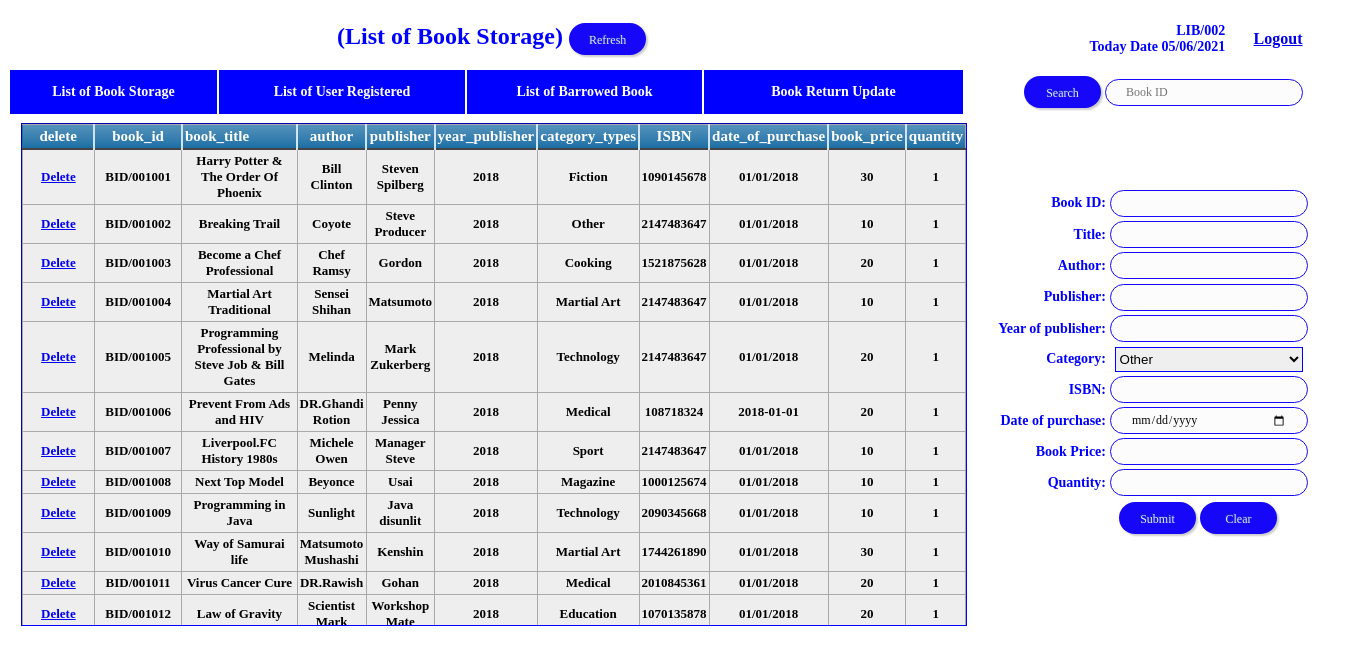
The app's page /root/admin_book_storage.php (signed in) with its own data.
### tables this page shows
CREATE TABLE IF NOT EXISTS `book_detail` (
  `book_id` varchar(30) NOT NULL,
  `title` varchar(100) NOT NULL,
  `author` varchar(100) NOT NULL,
  `publisher` varchar(60) NOT NULL,
  `year_publisher` int(8) NOT NULL,
  `category` varchar(60) NOT NULL,
  `ISBN` int(30) NOT NULL,
  `date_of_purchase` text NOT NULL,
  `book_price` int(8) NOT NULL,
  `quantity` int(200) NOT NULL
);

### root/admin_book_storage.php (the view, shortened to what this page needs)
<!DOCTYPE html PUBLIC "-//W3C//DTD XHTML 1.0 Transitional//EN" "http://www.w3.org/TR/xhtml1/DTD/xhtml1-transitional.dtd">
<html xmlns="http://www.w3.org/1999/xhtml">
<head>
</head>
<body>
<table width="1345" height="633" border="0">
  <tr>
  <form id="form8" name="form8" method="post" action="<?php echo $_SERVER['PHP_SELF']; ?>">
    <th height="56" colspan="5" align="center" class="title" scope="col">(List of Book Storage)
    <input name="btnrefresh" type="submit" class="btn-enjoy-css1" id="btnrefresh" value="Refresh" />
   </th>
    <th colspan="2" align="center" scope="col"><table width="285" height="37" border="0">
        <tr>
          <th align="right" class="label" scope="col">
	   <?php
	  $c = mysqli_connect("localhost","root","","library_management_system");
	  $s = "SELECT librarian_name FROM admin WHERE librarian_name  = '$_SESSION[u]'";
	  $result = mysqli_query($c,$s);
	  if ($result->num_rows > 0) {
      while($row = $result->fetch_assoc()) {
      echo "".$row["librarian_name"] ."";
	   }
      } else {
      echo  "Your ID Deleted";
      }
	?>
	<br><?php echo "Today Date ".date("m/d/Y")."" ?></th>
          <th align="right" scope="col"><a href="admin_logout.php">Logout</a></th>
        </tr>
    </table></th>
  </tr>
  <tr>
    <th width="205" height="42" class="menubox" scope="col"><a href="admin_book_storage.php" class="menubox">List of Book Storage</a></th>
    <th width="244" class="menubox" scope="col"><a href="admin_user_registration.php" class="menubox">List of User Registered</a></th>
    <th width="233" class="menubox" scope="col"><a href="admin_barrowed_book.php" class="menubox">List of Barrowed Book</a></th>
    <th width="257" class="menubox" scope="col"><a href="admin_book_return_update.php" class="menubox">Book Return Update</a></th>
    <th width="6" scope="col">&nbsp;</th>
    <th width="125" height="42" align="right" scope="col">
      <form id="form4" name="form4" method="post" action="<?php echo $_SERVER['PHP_SELF']; ?>">
      <input name="btnsearchbookid" type="submit" class="btn-enjoy-css1" id="btnsearchbookid" value="Search" />
      </th>
      <th width="245" align="left" scope="col">
      <input name="txtsearchid" type="text" class="enjoy-css" id="txtsearchid" place placeholder="Book ID"/>
      </form></th>
  </tr>
  <tr>
    <th height="525" colspan="5" scope="col"><form id="form1" name="form1" method="post" action="<?php echo $_SERVER['PHP_SELF']; ?>">
      <div class="scroolbookstorage" id="txtbookstorage">
        <table width="100%" align="center" class="blueTable">
<thead>
<tr>
<th width="60%" align="center">delete</th>
<th width="60%" align="center">book_id</th>
<th width="100%" align="center" >book_title&nbsp;&nbsp;&nbsp;&nbsp;&nbsp;&nbsp;&nbsp;&nbsp;&nbsp;&nbsp;&nbsp;&nbsp;</th>
<th width="100%" align="center">author</th>
<th width="60%" align="center">publisher</th>
<th width="60%" align="center">year_publisher</th>
<th width="60%" align="center">category_types</th>
<th width="60%" align="center">ISBN</th>
<th width="60%" align="center">date_of_purchase</th>
<th width="60%" align="center">book_price</th>
<th width="60%" align="center">quantity</th>
</tr>
</thead>
<?php
$c = mysqli_connect("localhost","root","","library_management_system");
$s = "SELECT book_id, title, author, publisher, year_publisher, category, ISBN, date_of_purchase, book_price, quantity FROM book_detail";
$result = mysqli_query($c,$s);
	if ($result->num_rows > 0) {
    while($row = $result->fetch_assoc()) {
echo "<tbody>";
echo "<tr>";
echo "<td align=center><a href='delete_book.php?delete=$row[book_id]'>Delete</td>";
echo "<td align=center>$row[book_id]</td>";
echo "<td align=center>$row[title]</td>";
echo "<td align=center>$row[author]</td>";
echo "<td align=center>$row[publisher]</td>";
echo "<td align=center>$row[year_publisher]</td>";
echo "<td align=center>$row[category]</td>";
echo "<td align=center>$row[ISBN]</td>";
echo "<td align=center>$row[date_of_purchase]</td>";
echo "<td align=center>$row[book_price]</td>";
echo "<td align=center>$row[quantity]</td>";
echo "</tr>";
}
}
echo "</tbody>";
?>
</table>
      </div>
    </form></th>
    <th height="525" colspan="2" scope="col"><form id="form2" name="form2" method="post" action="<?php echo $_SERVER['PHP_SELF']; ?>">
      <table width="335" height="272" border="0">
        <tr>
          <th width="138" height="28" align="right" class="label" scope="col">Book ID:</th>
          <th width="187" align="right" scope="col"><input name="txtbookid" type="text" class="enjoy-css" id="txtbookid" required="required" maxlength="30"/></th>
        </tr>
        <tr>
          <th height="25" align="right" class="label" scope="row"><label for="txttitle">Title:</label></th>
          <th align="right" scope="row"><input name="txttitle" type="text" class="enjoy-css" id="txttitle" required="required"  maxlength="100"/></th>
        </tr>
        <tr>
          <th height="27" align="right" class="label" scope="row"><label for="txtauthor">Author:</label></th>
          <th align="right" scope="row"><input name="txtauthor" type="text" class="enjoy-css" id="txtauthor" required="required" maxlength="100"/></th>
        </tr>
        <tr>
          <th height="28" align="right" class="label" scope="row"><label for="txtpublisher">Publisher:</label>          </th>
          <th align="right" scope="row"><input name="txtpublisher" type="text" class="enjoy-css" id="txtpublisher" required="required" maxlength="60"/></th>
        </tr>
        <tr>
          <th height="23" align="right" class="label" scope="row"><label for="txtyearofpublisher">Year of publisher:</label></th>
          <th align="right" scope="row"><input name="txtyearofpublisher" type="text" class="enjoy-css" id="txtyearofpublisher" required="required" maxlength="8"/></th>
        </tr>
        <tr>
          <th height="26" align="right" class="label" scope="row"><label for="txtcategory">Category:</label></th>
          <th align="center" scope="row"><select name="txtcategory" class="cssoption" id="txtcategory">
    <option value="Other">Other</option>
    <option value="Non-Fiction">Non-Fiction</option></th>
    </th>
        </tr>
        <tr>
          <th height="24" align="right" class="label" scope="row"><label for="txtisbn">ISBN:</label></th>
          <th align="right" scope="row"><input name="txtisbn" type="text" class="enjoy-css" id="txtisbn" required="required"/maxlength="30" ></th>
        </tr>
        <tr>
          <th height="24" align="right" scope="row"><label for="txtdateofpurchase" class="label">Date of purchase:</label>          </th>
          <th align="right" scope="row"><input name="txtdateofpurchase" type="date" class="enjoy-css" id="txtdateofpurchase" required="required"/></th>
        </tr>
        <tr>
          <th height="24" align="right" class="label" scope="row"><label for="txtbookprice">Book Price:</label>          </th>
          <th align="right" scope="row"><input name="txtbookprice" type="text" class="enjoy-css" id="txtbookprice" required="required" maxlength="8"/></th>
        </tr>
        <tr>
          <th height="21" align="right" class="label" scope="row"><label for="txtquantity">Quantity:</label>          </th>
          <th align="right" scope="row"><input name="txtquantity" type="number" class="enjoy-css" id="txtquantity" required="required" maxlength="200"/></th>
        </tr>
      </table>
      <table width="322" border="0">
        <tr>
          <th width="217" align="right" scope="col">
          <input name="btninsert" type="submit" class="btn-enjoy-css1" id="btninsert" value="Submit"></th>
          <th width="95" align="left" scope="col">
          <input name="btnclear" type="reset" class="btn-enjoy-css1" id="btnclear" value="Clear" /></th>
        </tr>
      </table><br>
</body>
</html>

### root/admin_book_storage.php (style rules this page uses)
table.blueTable { border: 1px solid #1C6EA4; background-color: #EEEEEE; width: 100%; text-align: left; border-collapse: collapse; font-family: "Palatino Linotype", "Book Antiqua", Palatino, serif; }
table.blueTable td, table.blueTable th { border: 1px solid #AAAAAA; padding: 3px 2px; }
table.blueTable tbody td { font-size: 13px; }
table.blueTable thead { background: #1C6EA4; background: -moz-linear-gradient(top, #5592bb 0%, #327cad 66%, #1C6EA4 100%); background: -webkit-linear-gradient(top, #5592bb 0%, #327cad 66%, #1C6EA4 100%); background: linear-gradient(to bottom, #5592bb 0%, #327cad 66%, #1C6EA4 100%); border-bottom: 2px solid #444444; }
table.blueTable thead th { font-size: 15px; font-weight: bold; color: #FFFFFF; border-left: 2px solid #D0E4F5; }
table.blueTable thead th:first-child { border-left: none; }
.scroolbookstorage { height: 501px; width: 944px; overflow: scroll; visibility: inherit; left: 21px; top: 123px; position: absolute; border: thin inset #00F; }
.menubox { font-family: "Palatino Linotype", "Book Antiqua", Palatino, serif; font-size: 14px; color: #FFF; background-color: #0000FF; text-decoration: none; }
.title { font-family: "Palatino Linotype", "Book Antiqua", Palatino, serif; font-size: 24px; color: #00F; }
.enjoy-css { display: inline-block; -webkit-box-sizing: content-box; -moz-box-sizing: content-box; box-sizing: content-box; width: 13em; height: 5px; border: 1px solid rgba(23,7,249,1); -webkit-border-radius: 20px; border-radius: 20px; font: normal 12px/normal "Palatino Linotype", "Book Antiqua", Palatino, serif; color: rgba(7,7,7,1); -o-text-overflow: clip; text-overflow: clip; background: rgba(252,252,252,1); -webkit-transition: all 200ms cubic-bezier(0.42, 0, 0.58, 1); -moz-transition: all 200ms cubic-bezier(0.42, 0, 0.58, 1); -o-transition: all 200ms cubic-bezier(0.42, 0, 0.58, 1); transition: all 200ms cubic-bezier(0.42, 0, 0.58, 1); padding-top: 10px; padding-right: 20px; padding-bottom: 10px; padding-left: 20px; }
.label { font-family: "Palatino Linotype", "Book Antiqua", Palatino, serif; font-size: 14px; color: #00F; }
.btn-enjoy-css1 { display: inline-block; -webkit-box-sizing: content-box; -moz-box-sizing: content-box; box-sizing: content-box; width: 37px; height: 12px; cursor: pointer; padding: 10px 20px; border: none; -webkit-border-radius: 25px; border-radius: 25px; font: normal 12px/normal "Palatino Linotype", "Book Antiqua", Palatino, serif; color: rgba(255,255,255,0.9); text-align: center; -o-text-overflow: clip; text-overflow: clip; background: rgba(23,7,249,1); -webkit-box-shadow: 2px 2px 2px 0 rgba(0,0,0,0.2) ; box-shadow: 2px 2px 2px 0 rgba(0,0,0,0.2) ; text-shadow: -1px -1px 0 rgba(15,73,168,0.66) ; -webkit-transition: all 300ms cubic-bezier(0.42, 0, 0.58, 1); -moz-transition: all 300ms cubic-bezier(0.42, 0, 0.58, 1); -o-transition: all 300ms cubic-bezier(0.42, 0, 0.58, 1); transition: all 300ms cubic-bezier(0.42, 0, 0.58, 1); }
.cssoption { height: 25px; width: 5cm; border-top-color: #00F; border-right-color: #00F; border-bottom-color: #00F; border-left-color: #00F; }

### records on screen
book_detail: book_id "BID/001001", title "Harry Potter & The Order Of Phoenix", author "Bill Clinton", publisher "Steven Spilberg", year_publisher "2018", category "Fiction", ISBN "1090145678", date_of_purchase "01/01/2018", book_price "30", quantity "1"
book_detail: book_id "BID/001002", title "Breaking Trail", author "Coyote", publisher "Steve Producer", year_publisher "2018", category "Other", ISBN "2147483647", date_of_purchase "01/01/2018", book_price "10", quantity "1"
book_detail: book_id "BID/001003", title "Become a Chef Professional", author "Chef Ramsy", publisher "Gordon", year_publisher "2018", category "Cooking", ISBN "1521875628", date_of_purchase "01/01/2018", book_price "20", quantity "1"
book_detail: book_id "BID/001004", title "Martial Art Traditional", author "Sensei Shihan", publisher "Matsumoto", year_publisher "2018", category "Martial Art", ISBN "2147483647", date_of_purchase "01/01/2018", book_price "10", quantity "1"
book_detail: book_id "BID/001005", title "Programming Professional by Steve Job & Bill Gates", author "Melinda", publisher "Mark Zukerberg", year_publisher "2018", category "Technology", ISBN "2147483647", date_of_purchase "01/01/2018", book_price "20", quantity "1"
book_detail: book_id "BID/001006", title "Prevent From Ads and HIV", author "DR.Ghandi Rotion", publisher "Penny Jessica", year_publisher "2018", category "Medical", ISBN "108718324", date_of_purchase "2018-01-01", book_price "20", quantity "1"
book_detail: book_id "BID/001007", title "Liverpool.FC History 1980s", author "Michele Owen", publisher "Manager Steve", year_publisher "2018", category "Sport", ISBN "2147483647", date_of_purchase "01/01/2018", book_price "10", quantity "1"
book_detail: book_id "BID/001008", title "Next Top Model", author "Beyonce", publisher "Usai", year_publisher "2018", category "Magazine", ISBN "1000125674", date_of_purchase "01/01/2018", book_price "10", quantity "1"
book_detail: book_id "BID/001009", title "Programming in Java", author "Sunlight", publisher "Java disunlit", year_publisher "2018", category "Technology", ISBN "2090345668", date_of_purchase "01/01/2018", book_price "10", quantity "1"
book_detail: book_id "BID/001010", title "Way of Samurai life", author "Matsumoto Mushashi", publisher "Kenshin", year_publisher "2018", category "Martial Art", ISBN "1744261890", date_of_purchase "01/01/2018", book_price "30", quantity "1"
book_detail: book_id "BID/001011", title "Virus Cancer Cure", author "DR.Rawish", publisher "Gohan", year_publisher "2018", category "Medical", ISBN "2010845361", date_of_purchase "01/01/2018", book_price "20", quantity "1"
book_detail: book_id "BID/001012", title "Law of Gravity", author "Scientist Mark", publisher "Workshop Mate", year_publisher "2018", category "Education", ISBN "1070135878", date_of_purchase "01/01/2018", book_price "20", quantity "1"

### other values on screen
$row["librarian_name"] "LIB/002"
